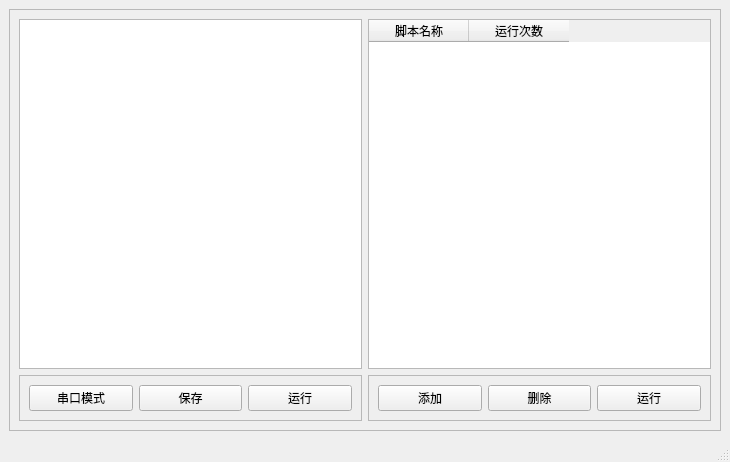
<?xml version="1.0" encoding="UTF-8"?>
<ui version="4.0">
 <class>MainWindow</class>
 <widget class="QMainWindow" name="MainWindow">
  <property name="geometry">
   <rect>
    <x>0</x>
    <y>0</y>
    <width>730</width>
    <height>462</height>
   </rect>
  </property>
  <property name="windowTitle">
   <string>MainWindow</string>
  </property>
  <widget class="QWidget" name="centralwidget">
   <layout class="QGridLayout" name="gridLayout_5">
    <item row="0" column="0">
     <widget class="QFrame" name="frame_2">
      <property name="frameShape">
       <enum>QFrame::StyledPanel</enum>
      </property>
      <property name="frameShadow">
       <enum>QFrame::Raised</enum>
      </property>
      <layout class="QGridLayout" name="gridLayout">
       <item row="0" column="0">
        <widget class="QTextEdit" name="textEdit">
         <property name="readOnly">
          <bool>false</bool>
         </property>
        </widget>
       </item>
       <item row="0" column="1">
        <widget class="QTableWidget" name="tableWidget">
         <column>
          <property name="text">
           <string>脚本名称</string>
          </property>
         </column>
         <column>
          <property name="text">
           <string>运行次数</string>
          </property>
         </column>
        </widget>
       </item>
       <item row="1" column="0">
        <widget class="QFrame" name="frame_3">
         <property name="frameShape">
          <enum>QFrame::StyledPanel</enum>
         </property>
         <property name="frameShadow">
          <enum>QFrame::Raised</enum>
         </property>
         <layout class="QGridLayout" name="gridLayout_3">
          <item row="0" column="2">
           <widget class="QPushButton" name="pushButton_5">
            <property name="text">
             <string>运行</string>
            </property>
           </widget>
          </item>
          <item row="0" column="1">
           <widget class="QPushButton" name="pushButton">
            <property name="text">
             <string>保存</string>
            </property>
           </widget>
          </item>
          <item row="0" column="0">
           <widget class="QPushButton" name="pushButton_6">
            <property name="text">
             <string>串口模式</string>
            </property>
           </widget>
          </item>
         </layout>
        </widget>
       </item>
       <item row="1" column="1">
        <widget class="QFrame" name="frame_4">
         <property name="frameShape">
          <enum>QFrame::StyledPanel</enum>
         </property>
         <property name="frameShadow">
          <enum>QFrame::Raised</enum>
         </property>
         <layout class="QGridLayout" name="gridLayout_4">
          <item row="0" column="0">
           <widget class="QPushButton" name="pushButton_3">
            <property name="text">
             <string>添加</string>
            </property>
           </widget>
          </item>
          <item row="0" column="1">
           <widget class="QPushButton" name="pushButton_4">
            <property name="text">
             <string>删除</string>
            </property>
           </widget>
          </item>
          <item row="0" column="2">
           <widget class="QPushButton" name="pushButton_2">
            <property name="text">
             <string>运行</string>
            </property>
           </widget>
          </item>
         </layout>
        </widget>
       </item>
      </layout>
     </widget>
    </item>
   </layout>
  </widget>
  <widget class="QMenuBar" name="menubar">
   <property name="geometry">
    <rect>
     <x>0</x>
     <y>0</y>
     <width>730</width>
     <height>21</height>
    </rect>
   </property>
  </widget>
  <widget class="QStatusBar" name="statusbar"/>
 </widget>
 <resources/>
 <connections/>
</ui>
